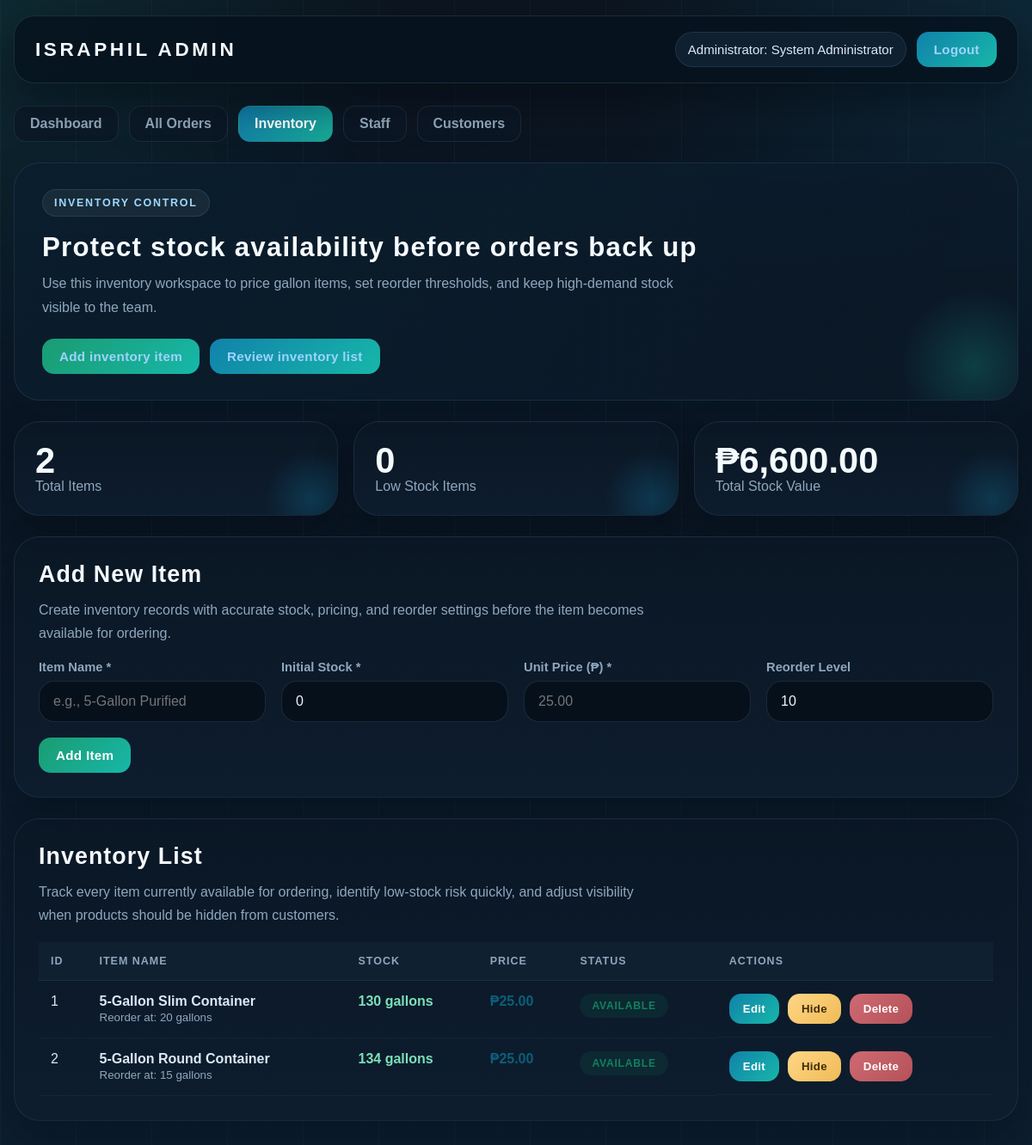
The app's page /pages/admin/inventory.php (signed in) with its own data.
### tables this page shows
CREATE TABLE `inventory` (
  `inventory_id` int(11) NOT NULL,
  `item_name` varchar(50) NOT NULL,
  `item_type` enum('container','accessory','other') DEFAULT 'container',
  `stock_quantity` int(11) DEFAULT 0,
  `unit_price` decimal(10,2) NOT NULL,
  `reorder_level` int(11) DEFAULT 10,
  `status` enum('available','out_of_stock','discontinued') DEFAULT 'available',
  `last_updated` timestamp NOT NULL DEFAULT current_timestamp() ON UPDATE current_timestamp(),
  `updated_by` int(11) DEFAULT NULL
);

### pages/admin/inventory.php (the view, shortened to what this page needs)
<?php
require_once '../../includes/db_connect.php';
$inventory = $conn->query("SELECT * FROM inventory ORDER BY inventory_id ASC");
$low_stock = $conn->query("SELECT * FROM inventory WHERE stock_quantity <= reorder_level AND status != 'discontinued'");
$low_stock_count = $low_stock->num_rows;
$total_value = $conn->query("SELECT SUM(stock_quantity * unit_price) as total FROM inventory WHERE status != 'discontinued'")->fetch_assoc()['total'] ?? 0;
?>
<!DOCTYPE html>
<html lang="en">
<head>
    <link rel="stylesheet" href="../../style/admin/inventory.css?v=20260325">
</head>
<body class="admin-page">
    <div class="header">
        <h1>ISRAPHIL Admin</h1>
        <div class="user-info">
            <span>Administrator: <?php echo htmlspecialchars($_SESSION['full_name']); ?></span>
            <a href="../../logout.php" class="logout-btn">Logout</a>
        </div>
    </div>
    <div class="container">
        <div class="nav-tabs">
            <a href="dashboard.php" class="nav-tab">Dashboard</a>
            <a href="orders.php" class="nav-tab">All Orders</a>
            <a href="inventory.php" class="nav-tab active">Inventory</a>
            <a href="staff.php" class="nav-tab">Staff</a>
            <a href="customers.php" class="nav-tab">Customers</a>
        </div>
        <div class="page-intro">
            <span class="page-intro-kicker">Inventory Control</span>
            <h2>Protect stock availability before orders back up</h2>
            <p>Use this inventory workspace to price gallon items, set reorder thresholds, and keep high-demand stock visible to the team.</p>
            <div class="page-intro-actions">
                <a href="#inventory-form" class="btn btn-success">Add inventory item</a>
                <a href="#inventory-list" class="btn btn-primary">Review inventory list</a>
            </div>
        </div>
        <div class="stats-bar">
            <div class="stat-card">
                <div class="number"><?php echo $inventory->num_rows; ?></div>
                <div class="label">Total Items</div>
            </div>
            <div class="stat-card">
                <div class="number <?php echo $low_stock_count > 0 ? 'warning' : ''; ?>"><?php echo $low_stock_count; ?></div>
                <div class="label">Low Stock Items</div>
            </div>
            <div class="stat-card">
                <div class="number">&#8369;<?php echo number_format($total_value, 2); ?></div>
                <div class="label">Total Stock Value</div>
            </div>
        </div>
        <div class="section" id="inventory-form">
            <h2>Add New Item</h2>
            <p class="section-copy">Create inventory records with accurate stock, pricing, and reorder settings before the item becomes available for ordering.</p>
            <form method="POST" action="">
                <div class="form-row">
                    <div class="form-group">
                        <label>Item Name *</label>
                        <input type="text" name="item_name" placeholder="e.g., 5-Gallon Purified" required>
                    </div>
                    <div class="form-group">
                        <label>Initial Stock *</label>
                        <input type="number" name="stock_quantity" min="0" value="0" required>
                    </div>
                    <div class="form-group">
                        <label>Unit Price (&#8369;) *</label>
                        <input type="number" name="unit_price" min="0.01" step="0.01" placeholder="25.00" required>
                    </div>
                    <div class="form-group">
                        <label>Reorder Level</label>
                        <input type="number" name="reorder_level" min="1" value="10">
                    </div>
                </div>
                <button type="submit" name="add_item" class="btn btn-success">Add Item</button>
            </form>
        </div>
        <div class="section" id="inventory-list">
            <h2>Inventory List</h2>
            <p class="section-copy">Track every item currently available for ordering, identify low-stock risk quickly, and adjust visibility when products should be hidden from customers.</p>
            <?php if ($inventory->num_rows > 0): ?>
            <div class="table-wrap">
                <table>
                    <thead>
                        <tr>
                            <th>ID</th>
                            <th>Item Name</th>
                            <th>Stock</th>
                            <th>Price</th>
                            <th>Status</th>
                            <th>Actions</th>
                        </tr>
                    </thead>
                    <tbody>
                        <?php while ($item = $inventory->fetch_assoc()):
                            $is_low = $item['stock_quantity'] <= $item['reorder_level'];
                        ?>
                        <tr>
                            <td><?php echo $item['inventory_id']; ?></td>
                            <td>
                                <strong><?php echo htmlspecialchars($item['item_name']); ?></strong><br>
                                <small>Reorder at: <?php echo $item['reorder_level']; ?> gallons</small>
                            </td>
                            <td class="<?php echo $is_low ? 'stock-low' : 'stock-ok'; ?>">
                                <?php echo $item['stock_quantity']; ?> gallons
                            </td>
                            <td class="price-display">&#8369;<?php echo number_format($item['unit_price'], 2); ?></td>
                            <td>
                                <?php if ($item['status'] === 'available'): ?>
                                    <span class="status-badge status-available">Available</span>
                                <?php elseif ($item['status'] === 'out_of_stock'): ?>
                                    <span class="status-badge status-out_of_stock">Out of Stock</span>
                                <?php else: ?>
                                    <span class="status-badge status-discontinued">Discontinued</span>
                                <?php endif; ?>
                            </td>
                            <td class="actions">
                                <button class="btn btn-primary btn-sm" onclick="editItem(<?php echo $item['inventory_id']; ?>, '<?php echo htmlspecialchars($item['item_name'], ENT_QUOTES); ?>', <?php echo $item['stock_quantity']; ?>, <?php echo $item['unit_price']; ?>, <?php echo $item['reorder_level']; ?>)">Edit</button>
                                <form method="POST" style="display: inline;">
                                    <button type="submit" name="toggle_status" class="btn btn-sm <?php echo $item['status'] === 'discontinued' ? 'btn-success' : 'btn-warning'; ?>">
                                        <?php echo $item['status'] === 'discontinued' ? 'Restore' : 'Hide'; ?>
                                    </button>
                                </form>
                                <form method="POST" style="display: inline;" onsubmit="return confirm('Delete this item?');">
                                    <button type="submit" name="delete_item" class="btn btn-danger btn-sm">Delete</button>
                                </form>
                            </td>
                        </tr>
                        <?php endwhile; ?>
                    </tbody>
                </table>
            </div>
            <?php endif; ?>
        </div>
    </div>
</body>
</html>

### style/admin/inventory.css (style rules this page uses)
.price-display { color: var(--primary-strong); font-weight: 800; }
.stock-ok { color: var(--success); font-weight: 800; }
.actions { min-width: 210px; }

### records on screen
inventory: inventory_id "1", item_name "5-Gallon Slim Container", reorder_level "20", stock_quantity "130", unit_price "25.00", status "AVAILABLE"
inventory: inventory_id "2", item_name "5-Gallon Round Container", reorder_level "15", stock_quantity "134", unit_price "25.00", status "AVAILABLE"

### other values on screen
$_SESSION['full_name'] "System Administrator"
$inventory->num_rows "2"
$low_stock_count "0"
$total_value "6,600.00"
